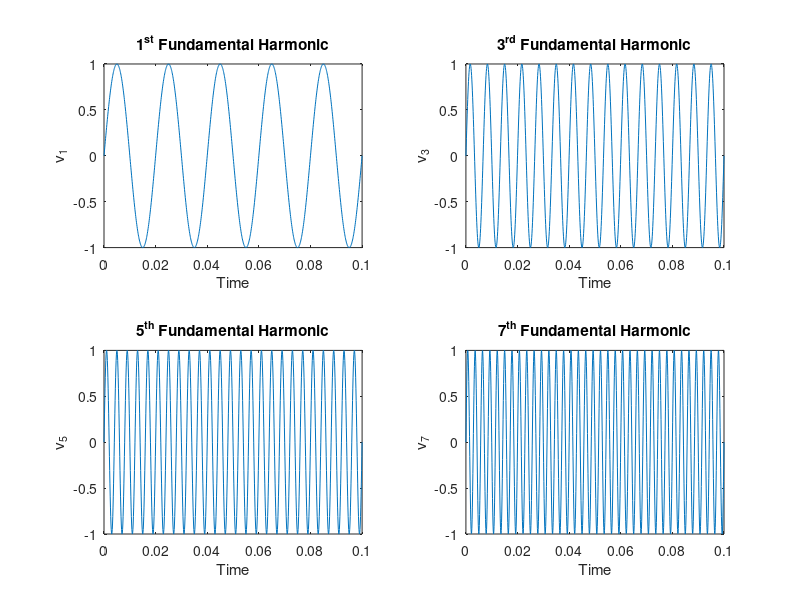

Recreate this plot in MATLAB. (Note: this script raises an error after producing the figure.)
clc;
clear all;
close all;

fs = 10000; % Sampling Frequency
ts = 1/fs; % Sampled Time
t = 0:ts:0.1; % Making intervals of the wave or sampling the wave.
f = 50; % Fundamental Frequency = 50 Hz.
h1 = 1; % 1st Harmonic
h3 = 3; % 3rd Harmonic
h5 = 5; % 5th Harmonic
h7 = 7; % 7th Harmonic
h9 = 9; % 9th Harmonic
h11 = 11; % 11th Harmonic
h13 = 13; % 13th Harmonic
h15 = 15; % 15th Harmonic

v1 = 1*sin(2*pi*h1*f*t);
v3 = 1*sin(2*pi*h3*f*t);
v5 = 1*sin(2*pi*h5*f*t);
v7 = 1*sin(2*pi*h7*f*t);
v9 = 1*sin(2*pi*h9*f*t);
v11 = 1*sin(2*pi*h11*f*t);
v13 = 1*sin(2*pi*h13*f*t);
v15 = 1*sin(2*pi*h15*f*t);

v_sum = v1 + v3 + v5 + v7 + v9 + v11 + v13 + v15;

% Plotting the Graphs of Waves.

figure (1)
subplot (2, 2, 1)
plot (t, v1)
title('1^{st} Fundamental Harmonic')
xlabel('Time')
ylabel('v_1')

subplot (2, 2, 2)
plot (t, v3)
title('3^{rd} Fundamental Harmonic')
xlabel('Time')
ylabel('v_3')

subplot (2, 2, 3)
plot (t, v5)
title('5^{th} Fundamental Harmonic')
xlabel('Time')
ylabel('v_5')

subplot (2, 2, 4)
plot (t, v7)
title('7^{th} Fundamental Harmonic')
xlabel('Time')
ylabel('v_7')

suptitle('1^{st}, 3^{rd}, 5^{th} and 7^{th} Harmonics') % We can use sgtitle also but it comes in the 2018th version of MATLAB.


figure (2)
subplot (2, 2, 1)
plot (t, v9)
title('9^{th} Fundamental Harmonic')
xlabel('Time')
ylabel('v_9')

subplot (2, 2, 2)
plot (t, v11)
title('11^{th} Fundamental Harmonic')
xlabel('Time')
ylabel('v_11')

subplot (2, 2, 3)
plot (t, v13)
title('13^{th} Fundamental Harmonic')
xlabel('Time')
ylabel('v_13')

subplot (2, 2, 4)
plot (t, v15)
title('15^{th} Fundamental Harmonic')
xlabel('Time')
ylabel('v_15')
ylabel('v_7')

suptitle('9^{th}, 11^{th}, 13^{th} and 15^{th} Harmonics')


figure (4)
plot (t, v_sum)
title('Overall sum of the wave containing 1st, 3rd, 5th, 7th, 9th, 11th, 13th and 15th Harmonics')
xlabel('Time')
ylabel('v_{sum}')